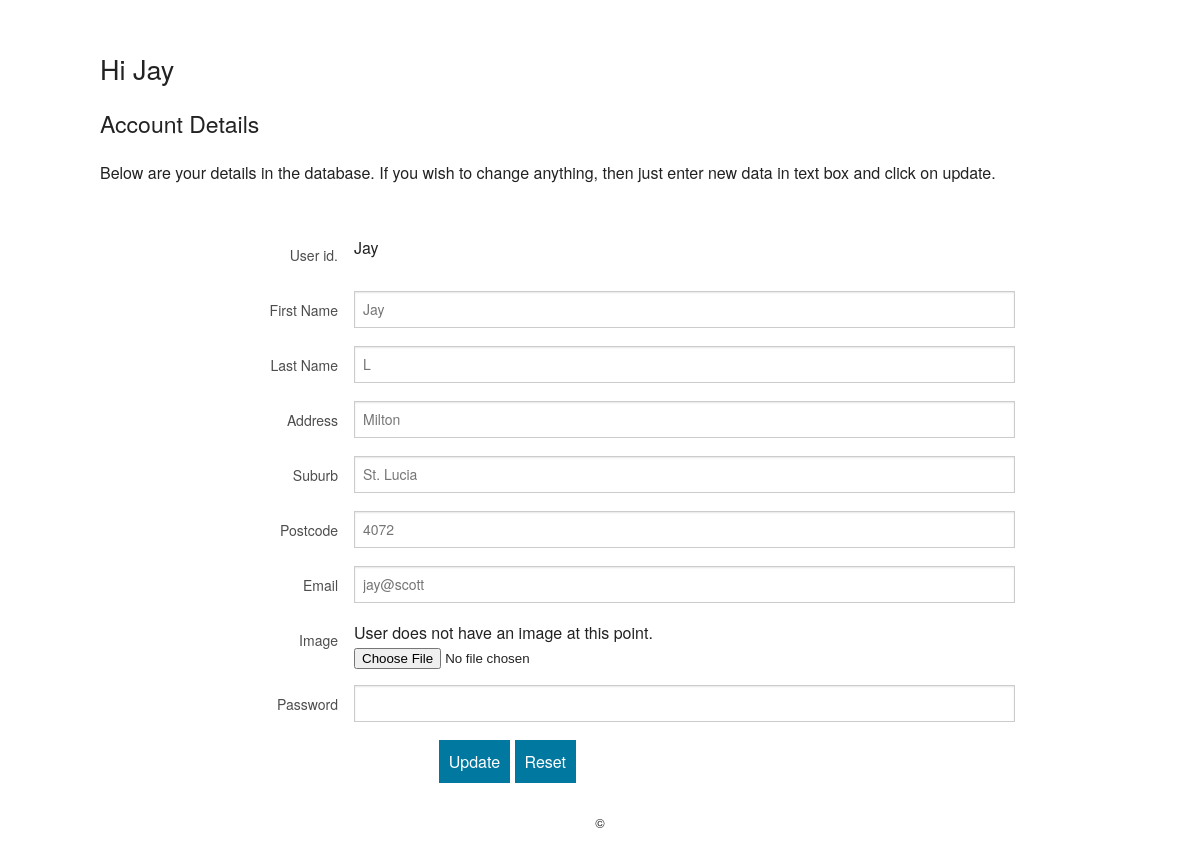
Screenshot of /account.php (signed in) with the database file from the repository.
### tables this page shows
CREATE TABLE `users` (
  `user_id` varchar(32) NOT NULL PRIMARY KEY,
  `fname` varchar(255) NOT NULL,
  `lname` varchar(255) NOT NULL,
  `address` varchar(255) NOT NULL,
  `email` varchar(255) NOT NULL,
  `password` varchar(255) NOT NULL,
  `type` varchar(20) NOT NULL DEFAULT 'user',
  `date_time` timestamp NOT NULL DEFAULT CURRENT_TIMESTAMP,
  `image` varchar(64) DEFAULT null,
  `postcode` varchar(16) NOT NULL,
  `suburb` varchar(64) NOT NULL,
  `desc` varchar(1024) DEFAULT NULL
);

### account.php (the view, shortened to what this page needs)
<?php
include 'config.php';
?>
<!doctype html>
<html class="no-js" lang="en">
  <head>
    <link rel="stylesheet" href="css/foundation.css" />
  </head>
  <body>
    <div class="row" style="margin-top:30px;">
      <div class="small-12">
        <p>
			<?php
				echo '<h3>Hi ' .$_SESSION['fname'] .'</h3>';
			?>
		</p>
        <p><h4>Account Details</h4></p>
        <p>Below are your details in the database. If you wish to change anything, then just enter new data in text box and click on update.</p>
      </div>
    </div>
    <form method="POST" action="index.php?page=update" style="margin-top:30px;" enctype="multipart/form-data">
      <div class="row">
        <div class="small-12">
              <?php
                $result = $mysqli->query("SELECT * FROM users WHERE user_id='".$_SESSION['user_id']."'");
                if($result) {
                  $obj = $result->fetch_object();
          		  echo '<div class="row">';
                  echo '<div class="small-3 columns">';
                    echo '<label for="user_id" class="right inline">User id.</label>';
                  echo '</div>';
                  echo '<div class="small-8 columns end">';
                  echo '<span id="user_id">'. $obj->fname. '</span>';
                  echo '</div>';
				  echo '</div>';
          		  echo '<div class="row">';
                  echo '<div class="small-3 columns">';
                    echo '<label for="right-label" class="right inline">First Name</label>';
                  echo '</div>';
                  echo '<div class="small-8 columns end">';
                  echo '<input type="text" id="right-label" placeholder="'. $obj->fname. '" name="fname">';
                  echo '</div>';
				  echo '</div>';
                  echo '<div class="row">';
                  echo '<div class="small-3 columns">';
                  echo '<label for="right-label" class="right inline">Last Name</label>';
                  echo '</div>';
                  echo '<div class="small-8 columns end">';
                  echo '<input type="text" id="right-label" placeholder="'. $obj->lname. '" name="lname">';
                  echo '</div>';
                  echo '</div>';
                  echo '<div class="row">';
                  echo '<div class="small-3 columns">';
                  echo '<label for="right-label" class="right inline">Address</label>';
                  echo '</div>';
                  echo '<div class="small-8 columns end">';
                  echo '<input type="text" id="right-label" placeholder="'. $obj->address. '" name="address">';
                  echo '</div>';
                  echo '</div>';
                  echo '<div class="row">';
                  echo '<div class="small-3 columns">';
                  echo '<label for="right-label" class="right inline">Suburb</label>';
                  echo '</div>';
                  echo '<div class="small-8 columns end">';
                  echo '<input type="text" id="right-label" placeholder="'. $obj->suburb. '" name="suburb">';
                  echo '</div>';
                  echo '</div>';
                  echo '<div class="row">';
                  echo '<div class="small-3 columns">';
                  echo '<label for="right-label" class="right inline">Postcode</label>';
                  echo '</div>';
                  echo '<div class="small-8 columns end">';
                  echo '<input type="text" id="right-label" placeholder="'. $obj->postcode. '" name="postcode">';
                  echo '</div>';
                  echo '</div>';
                  echo '<div class="row">';
                  echo '<div class="small-3 columns">';
                  echo '<label for="right-label" class="right inline">Email</label>';
                  echo '</div>';
                  echo '<div class="small-8 columns end">';
                  echo '<input type="email" id="right-label" placeholder="'. $obj->email. '" name="email">';
                  echo '</div>';
                  echo '</div>';
                  echo '<div class="row">';
                  echo '<div class="small-3 columns">';
                  echo '<label for="image" class="right inline">Image</label>';
                  echo '</div>';
                  echo '<div class="small-8 columns end">';
					if(file_exists("user_images/".$_SESSION["user_id"]))
						echo '<img src="user_images/'.$_SESSION["user_id"].'">';
					else
						echo "User does not have an image at this point.";
                  echo '<input type="file" id="image" name="image">';
                  echo '</div>';
                  echo '</div>';
              }
              echo '<div class="row">';
              echo '<div class="small-3 columns">';
              echo '<label for="right-label" class="right inline">Password</label>';
              echo '</div>';
              echo '<div class="small-8 columns end">';
              echo '<input type="password" id="right-label" name="pwd">';
              echo '</div>';
              echo '</div>';
          ?>
          <div class="row">
            <div class="small-8 columns">
              <input type="submit" id="right-label" value="Update" style="background: #0078A0; border: none; color: #fff; font-family: 'Helvetica Neue', sans-serif; font-size: 1em; padding: 10px;">
              <input type="reset" id="right-label" value="Reset" style="background: #0078A0; border: none; color: #fff; font-family: 'Helvetica Neue', sans-serif; font-size: 1em; padding: 10px;">
            </div>
          </div>
        </div>
      </div>
    </form>
    <div class="row" style="margin-top:30px;">
      <div class="small-12">
        <footer>
           <p style="text-align:center; font-size:0.8em;">&copy; </p>
        </footer>
      </div>
    </div>
  </body>
</html>

### rows the page displays
users: fname "Jay", lname "L", address "Milton", suburb "St. Lucia", postcode "4072", email "jay@scott"

### other values shown
$_SESSION['fname'] "Jay"
